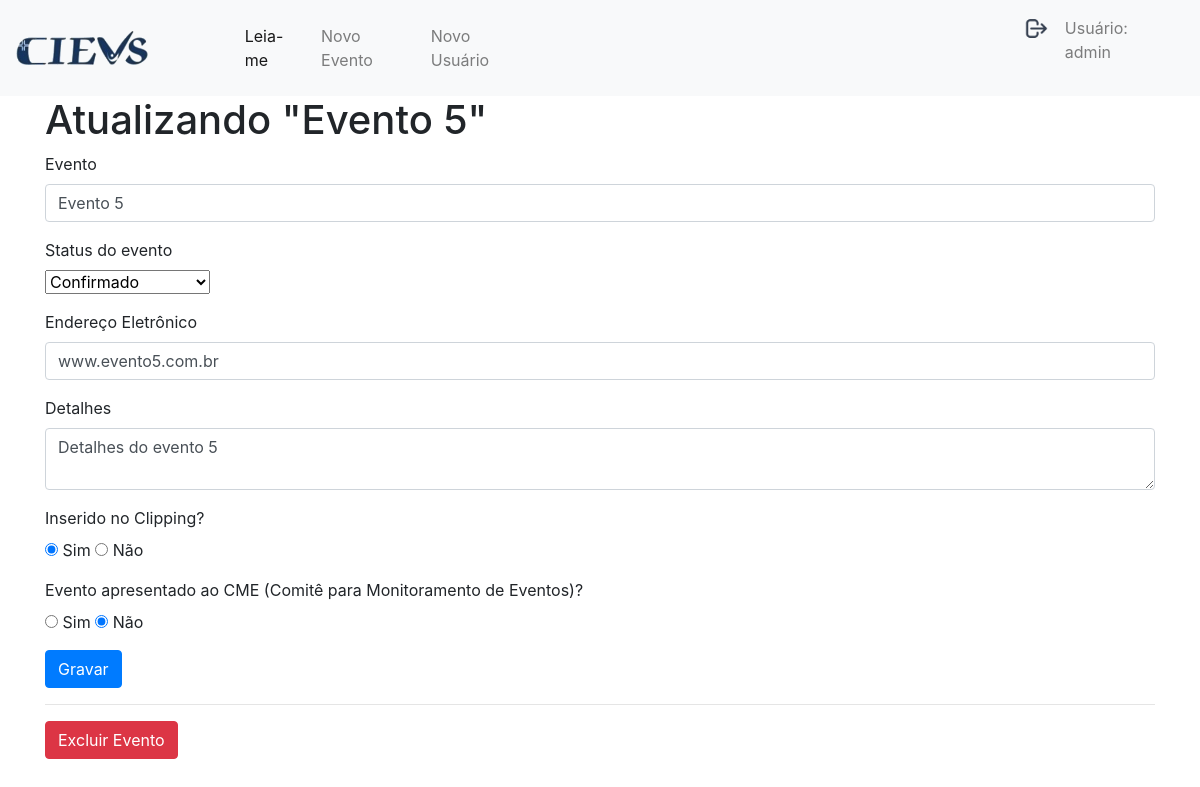
/edit/5 (signed in), run on the app's committed database.
### tables this page shows
CREATE TABLE user (
  id INTEGER PRIMARY KEY AUTOINCREMENT,
  username TEXT UNIQUE NOT NULL,
  password TEXT NOT NULL
);

CREATE TABLE posts (
  id INTEGER PRIMARY KEY AUTOINCREMENT,
  created DATE,
  updated DATE,
  title VARCHAR NOT NULL,
  links VARCHAR NOT NULL,
  details TEXT NOT NULL,
  status_evento VARCHAR NOT NULL, 
  clipping BOOLEAN,
  cme BOOLEAN,
  data_insercao_no_clipping DATE, 
  ultima_data_no_clipping DATE, 
  data_inicio_monitoramento_no_cme DATE, 
  data_encerramento_do_monitaramento DATE, 
  ultima_avaliacao_risco VARCHAR,
  compartilhamento_da_informacao BOOLEAN 
);

### app.py (the view, shortened to what this page needs)
@app.route('/edit/<int:id>', methods=('GET', 'POST'))
def edit(id):
    if g.user is not None:
        post = get_post(id)
        return render_template('create.html', post=post)
    flash('Necessário login!')
    return redirect(url_for('login'))

### app.py (called while the page is built)
def get_db_connection():
    conn = sqlite3.connect('database.db')
    conn.row_factory = sqlite3.Row
    return conn

def get_post(post_id):
    conn = get_db_connection()
    post = conn.execute('SELECT * FROM posts WHERE id = ?', (post_id,)).fetchone()
    conn.close()
    if post is None:
        abort(404)
    return post

@app.before_request
def load_logged_in_user():
    user_id = session.get('user_id')
    if user_id is None:
        g.user = None
    else:
        g.user = get_db_connection().execute(
            'SELECT * FROM user WHERE id = ?', (user_id,)
        ).fetchone()

### templates/create.html (shortened to what this page needs)
{% extends 'base.html' %}
{% block content %}
{% if post['id'] %}
<h1> Atualizando "{{ post['title'] }}" </h1>
{% else %}
<h1> Inserir novo Evento </h1>
{% endif %}
<form method="post">
    <div class="form-group">
        <label for="title">Evento</label>
        <input type="text" name="title"
               placeholder="Nome do Evento" class="form-control"
               value="{{ request.form['title'] or post['title'] }}"></input>
    </div>
    <div class="form-group">
        <label for="clipping">Status do evento </label></br>
        <select name="status_evento" id="status_evento">
        {% if post['status_evento'] == 'Em monitoramento' %}
            <option value="Em monitoramento" selected>Em monitoramento</option>
            <option value="Descartado">Descartado</option>
            <option value="Confirmado">Confirmado</option>
        {% elif post['status_evento'] == 'Descartado' %}
            <option value="Em monitoramento">Em monitoramento</option>
            <option value="Descartado" selected>Descartado</option>
            <option value="Confirmado">Confirmado</option>
        {% else %}
            <option value="Confirmado" selected>Confirmado</option>
        {% endif %}
        </select>
    </div>
    <div class="form-group">
        <label for="links">Endereço Eletrônico</label>
        <input type="text" name="links"
               placeholder="Digite aqui o endereço eletônico (link) do evento." class="form-control"
               value="{{ request.form['links'] or post['links'] }}"></input>
    </div>
    <div class="form-group">
        <label for="details">Detalhes</label>
        <textarea name="details" placeholder="Detalhes do evento"
                  class="form-control">{{ request.form['details'] or post ['details']}}</textarea>
    </div>
    <div class="form-group">
        <label for="clipping">Inserido no Clipping? </label></br>
    {% if post['clipping'] == 'True' %}
        <input type="radio" name="clipping" id ='clipping' value=True checked> Sim </input>
        <input type="radio" name="clipping" id ='clipping' value=False> Não </input>
    {% elif post['clipping'] == 'False' %}
        <input type="radio" name="clipping" id ='clipping' value=True> Sim </input>
        <input type="radio" name="clipping" id ='clipping' value=False checked> Não </input>
    {% else %}
        <input type="radio" name="clipping" id ='clipping' value=True> Sim </input>
        <input type="radio" name="clipping" id ='clipping' value=False> Não </input>
    {% endif %}
    </div>
    <div class="form-group">
        <label for="cme">Evento apresentado ao CME (Comitê para Monitoramento de Eventos)?</label></br>
    {% if post['cme'] == 'True' %}
        <input type="radio" name="cme" id ='cme' value=True checked> Sim </input>
        <input type="radio" name="cme" id ='cme' value=False> Não </input>
    {% elif post['cme'] == 'False' %}
        <input type="radio" name="cme" id ='cme' value=True> Sim </input>
        <input type="radio" name="cme" id ='cme' value=False checked> Não </input>
    {% else %}
        <input type="radio" name="cme" id ='cme' value=True> Sim </input>
        <input type="radio" name="cme" id ='cme' value=False> Não </input>
    {% endif %}
    </div>
    <div class="form-group">
        <button type="submit" class="btn btn-primary">Gravar</button>
    </div>
</form>
{% if post['id'] %}
<hr>
<form action="{{ url_for('delete', id=post['id']) }}" method="post">
    <input type="submit" value="Excluir Evento"
            class="btn btn-danger"
            onclick="return confirm('Deseja realmente excluir o Evento ?')">
</form>
{% endif %}
{% endblock %}

### templates/base.html (shortened to what this page needs)
<!doctype html>
<html lang="pt">
  <head>
    <link rel="stylesheet" href="https://stackpath.bootstrapcdn.com/bootstrap/4.3.1/css/bootstrap.min.css">
    <link rel="stylesheet" href="../static/css/style.css">
  </head>
  <body>
    <nav class="navbar navbar-expand-md navbar-light bg-light">
        <a href="{{ url_for('index')}}"><img src="../static/img/cievs.png" class="img-navbar"></a>
        <div class="collapse navbar-collapse" id="navbarNav">
            <ul class="navbar-nav mr-auto">
                <li class="nav-item active">
                    <a class="nav-link" href="#">Leia-me</a>
                </li>
                {% if session.get('user_id') %}
                <li class="nav-item">
                    <a class="nav-link" href="{{url_for('create')}}">Novo Evento</a>
                </li>
                {% if g.user['username'] == 'admin' %}
                    <li class="nav-item">
                        <a class="nav-link" href="{{url_for('register')}}">Novo Usuário</a>
                    </li>
                {% endif %}
                {% endif %}
            </ul>
            <ul class="navbar-nav">
                {% if session.get('user_id') %}
                <li class="nav-item">
                    <a class="nav-link" href="{{url_for('logout')}}"><img src="../static/img/7612790.png" class="btn-logout"></a>
                </li>
                <li class="nav-item">
                    <p class="nav-link"> Usuário: {{ g.user['username'] }} </p>
                </li>
                {% else %}
                <li class="nav-item">
                    <a class="nav-link" href="{{url_for('login')}}">Login</a>
                </li>
                {% endif %}
            </ul>
        </div>
    </nav>
    <div class="container">
        {% block content %} {% endblock %}
    </div>
  </body>
</html>

### static/css/style.css (style rules this page uses)
.img-navbar { height: 60%; width: 60%; }
.btn-logout { height: 5%; width: 5%; float: right; }

### data on the page
user: user.username "admin"
posts: title "Evento 5", status_evento "Confirmado", links "www.evento5.com.br", details "Detalhes do evento 5"
